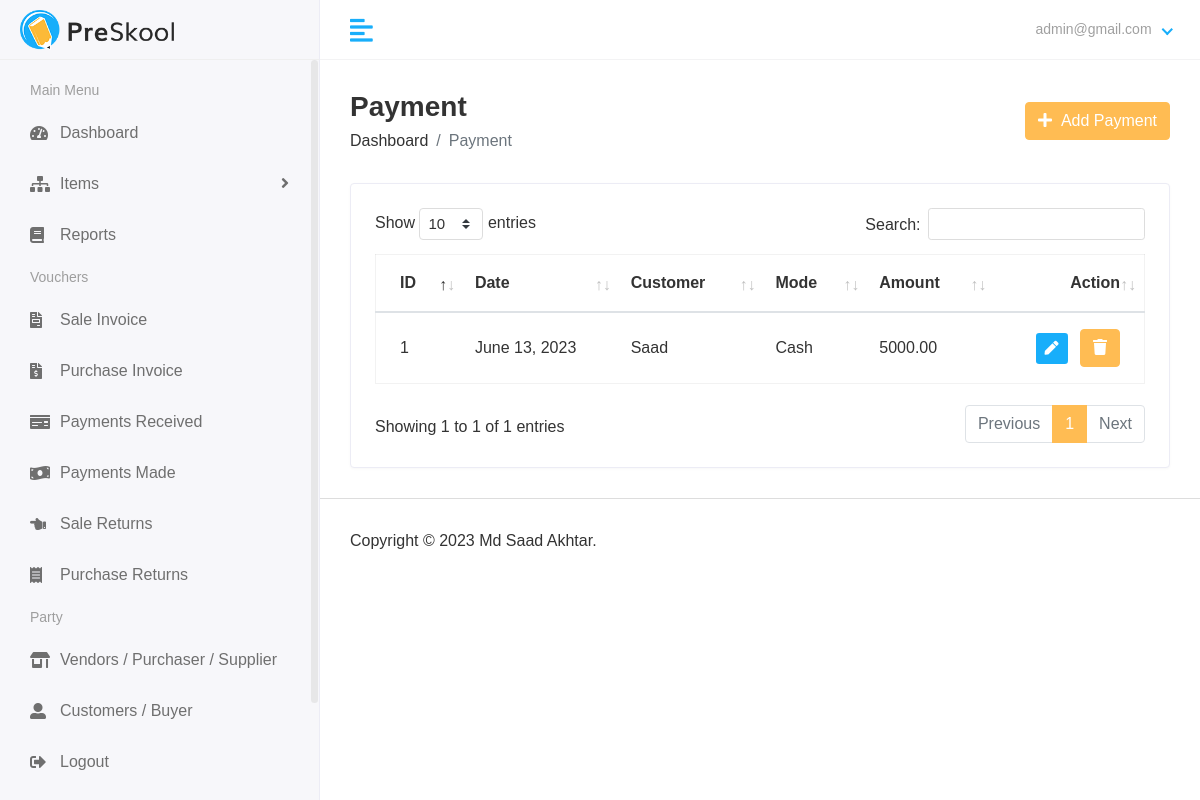
Page /finance/view_payments/ (signed in) on the earlier database version.
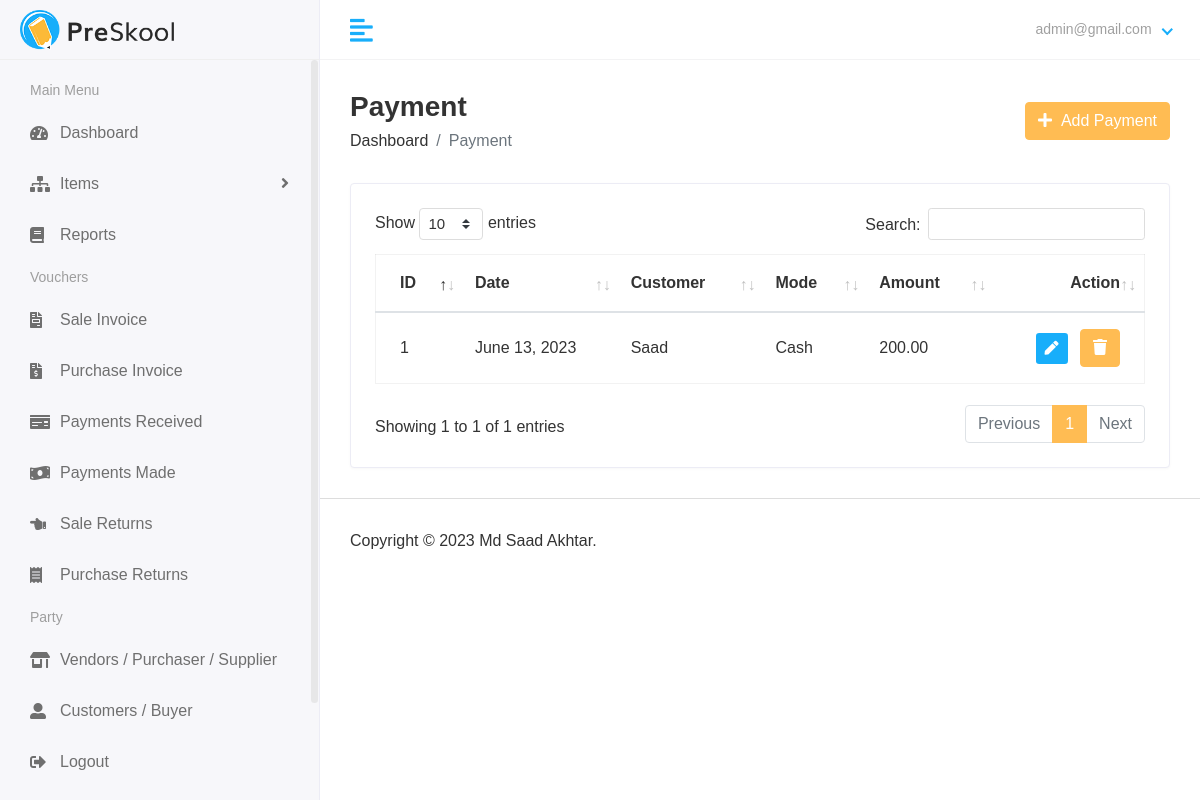
Same page on the later database version.
### finance/models.py (models this page shows, shortened)
class Payment(models.Model):
    date = models.DateField(_("date"), auto_now=False, auto_now_add=False)
    description = models.TextField(default="")
    customer = models.ForeignKey(Customer,null=True,on_delete=models.CASCADE)
    amount = models.DecimalField(max_digits=10, decimal_places=2,default=decimal.Decimal(0))
    mode = models.IntegerField(choices=MODE,default=1)
    created_at = models.DateTimeField(auto_now_add=True,null = True)
    updated_at = models.DateTimeField(auto_now_add=True,null = True)
    changed_by_user = models.ForeignKey(CustomUser,null=True,on_delete=models.PROTECT)

class Customer(models.Model):
    name = models.CharField(_("name"), max_length=50)
    email = models.EmailField(_("email"), max_length=254,null=True)
    phone = models.CharField(_("phone"), max_length=50, null=True)
    address = models.TextField()
    state = models.IntegerField(choices=STATES,default=1)
    gstin = models.CharField(_("gstin"), max_length=15,null=True)
    pancard = models.CharField(_("pancard"), max_length=15,null=True)
    save_last_rate = models.IntegerField(choices=YES_NO,default=2)
    current_balance = models.DecimalField(max_digits=10, decimal_places=2,default=decimal.Decimal(0))
    created_at = models.DateTimeField(auto_now_add=True,null = True)
    updated_at = models.DateTimeField(auto_now_add=True,null = True)
    changed_by_user = models.ForeignKey(CustomUser,on_delete=models.PROTECT,null=True)

### finance/views.py (the view)
# urls.py: path('view_payments/',views.view_payments,name="view_payments"),
@login_required(login_url="account_login")
def view_payments(request):
    if not request.user.has_perm('finance.view_payment'):
        return HttpResponse("Permission Error. Sorry You are not authorised to visit this page")
    payments = Payment.objects.all()
    return render(request,"hod/view_payments.html",{
        "payments":payments
    })

### accounts/models.py (called while the page is built)
    def __str__(self):
        return self.email

### finance/templates/hod/view_payments.html (shortened to what this page needs)
{% extends 'base.html' %} {% block content %}
<div class="main-wrapper">
  <div class="page-wrapper">
    <div class="content container-fluid">
      <div class="page-header">
        <div class="row align-items-center">
          <div class="col">
            <h3 class="page-title">Payment</h3>
            <ul class="breadcrumb">
              <li class="breadcrumb-item">
                <a href="{% url 'finance_dashboard' %}">Dashboard</a>
              </li>
              <li class="breadcrumb-item active">Payment</li>
            </ul>
          </div>
          <div class="col-auto text-right float-right ml-auto">
            <a href="{% url 'add_payments' %}" class="btn btn-primary"
              ><i class="fas fa-plus"></i> &nbsp;Add Payment
            </a>
          </div>
        </div>
      </div>
      <div class="row">
        <div class="col-sm-12">
          <div class="card card-table">
            <div class="card-body">
              <div class="table-responsive">
                <table id="table_id" class="table table-hover table-center mb-0">
                    <thead>
                      <tr>
                        <th>ID</th>
                        <th>Date</th>
                        <th>Customer</th>
                        <th>Mode</th>
                        <th>Amount</th>
                        <th class="text-right">Action</th>
                      </tr>
                    </thead>
                    <tbody>
                      {% for i in payments %}
                      <tr>
                        <td>{{i.id}}</td>
                        <td>{{i.date}}</td>
                        <td>{{i.customer.name}}</td>
                        <td>
                            {% if i.mode == 2  %}
                                Bank
                            {% else %}
                                Cash
                            {% endif %}
                        </td>
                        <td>{{i.amount}}</td>
                        <td class="text-right">
                          <div class="actions">
                            <a
                              href="{% url 'edit_payment' i.id %}"
                              class="btn btn-sm bg-success-light mr-2"
                            >
                              <i class="fas fa-pen"></i>
                            </a>
                            <button type="button" class="btn btn-primary" data-toggle="modal" data-target="#modal-{{i.id}}">
                              <i class="fa fa-trash" aria-hidden="true"></i>
                            </button>
                          </div>
                        </td>
                      </tr>
                      {% endfor %}
                    </tbody>
                  </table>
              </div>
            </div>
          </div>
        </div>
      </div>
    </div>
    {% endblock content %}

Differences in the rows shown:
changed Payment "Saad": amount "5000.00" → "200.00"
